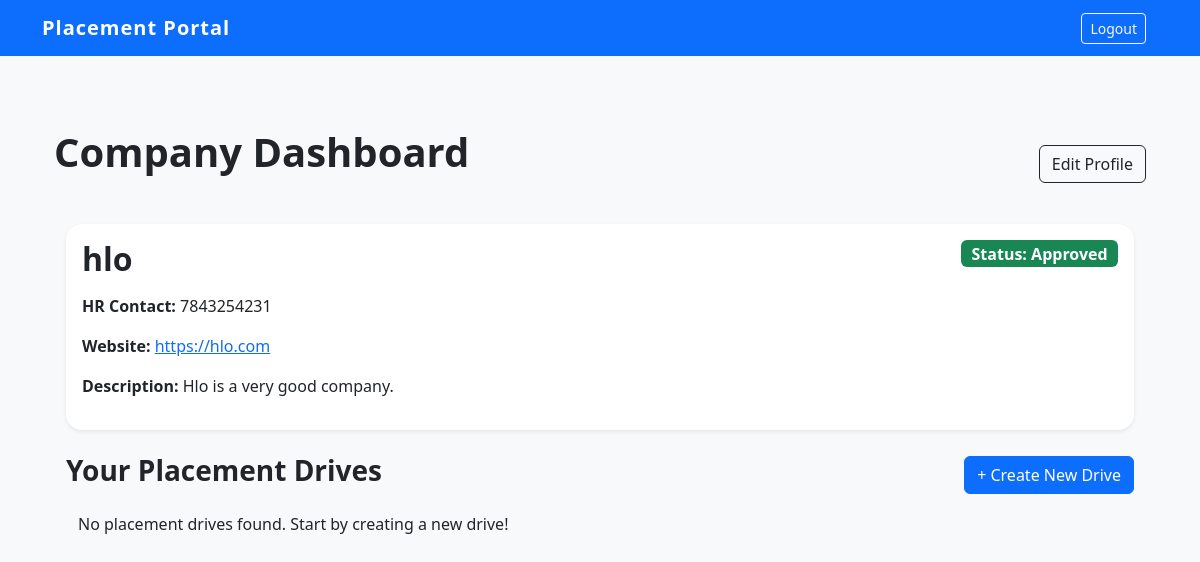
Page /company_dashboard (signed in) on the earlier database version.
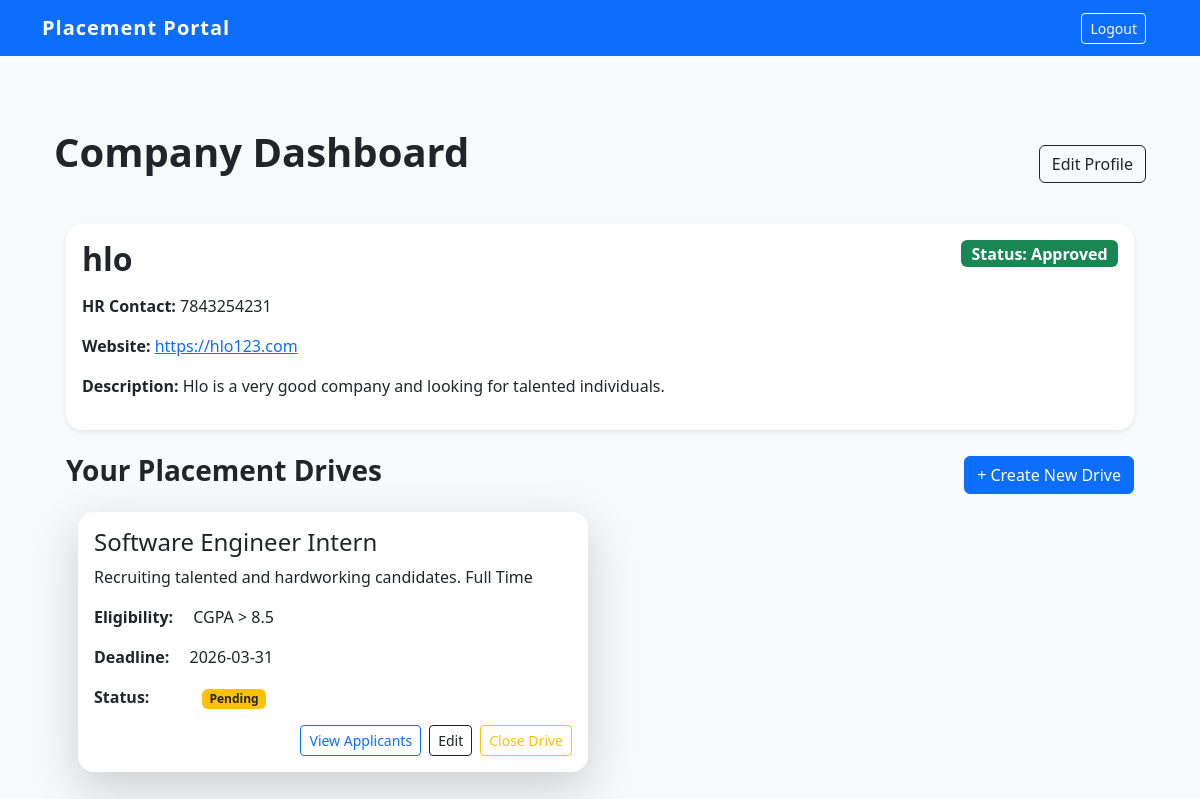
Same page on the later database version.
### models.py (models this page shows)
class Company(db.Model):
    id = db.Column(db.Integer, primary_key=True)
    name = db.Column(db.String(100), unique=True, nullable=False)
    email = db.Column(db.String(100), unique=True, nullable=False)
    password = db.Column(db.String(50), unique=True, nullable=False)
    website = db.Column(db.String(100))
    hr_contact = db.Column(db.String(15))
    description = db.Column(db.Text)
    status = db.Column(db.String(20), default='Pending')
    is_active = db.Column(db.Boolean, default=True)
    drives = db.relationship('PlacementDrive', backref='company', lazy=True, cascade="all, delete-orphan")

class PlacementDrive(db.Model):
    id = db.Column(db.Integer, primary_key=True)
    job_title = db.Column(db.String(100), nullable=False)
    description = db.Column(db.Text)
    eligibility= db.Column(db.Text)
    deadline = db.Column(db.String(20))
    status = db.Column(db.String(20), default='Pending')
    is_active = db.Column(db.Boolean, default=True)
    company_id = db.Column(db.Integer, db.ForeignKey('company.id'), nullable=False)
    applications = db.relationship('Application', backref='drive', lazy=True, cascade="all, delete-orphan")

### app.py (the view)
@app.route('/company_dashboard')
def company_dashboard():
    if session.get('role') != 'company':
        return redirect(url_for('login'))
    company_id = session.get('user_id')
    company = Company.query.get(company_id)
    drives = PlacementDrive.query.filter_by(company_id=company_id).all()
    return render_template('company/company_dashboard.html', company=company, drives=drives)

### app.py (called while the page is built)
@app.after_request
def add_header(response):
    response.headers['Cache-Control'] = 'no-store, no-cache, must-revalidate, post-check=0, pre-check=0, max-age=0'
    response.headers['Pragma'] = 'no-cache'
    response.headers['Expires'] = '-1'
    return response

### templates/company/company_dashboard.html
{% extends 'base.html' %}
{% block extra_nav %}
<div class = "container">
    <a href = "{{ url_for('logout') }}" class = "btn btn-outline-light btn-sm">Logout</a>
{% endblock %}
{% block content %}
<div class = "container-fluid py-4">
    <div class="d-flex justify-content-between align-items-center mb-4">
        <h1 class = "fw-bold mb-4">Company Dashboard</h1>
        <a href = "{{ url_for('edit_profile') }}" class = "btn btn-outline-dark">Edit Profile</a>
    </div>
    <div class = "container">
        <div class = "card mb-4 shadow-sm rounded-4">
            <div class = "card-body">
                <div class = "d-flex justify-content-between">
                    <div>
                        <h2 class = "fw-bold mb-3">{{ company.name }}</h2>
                        <p><strong>HR Contact:</strong> {{ company.hr_contact }}</p>
                        <p><strong>Website:</strong> <a href="{{ company.website }}" target="_blank">{{ company.website }}</a></p>
                        <p><strong>Description:</strong> {{ company.description }}</p>
                    </div>
                    <div class = "text-end">
                        <span class = "badge {% if company.status == 'Approved' %}bg-success{% else %}bg-danger mb-5{% endif %} fs-6">
                        Status: {{ company.status }}
                        </span>
                    </div>
                </div>
            </div>
        </div>
        <div class = "d-flex justify-content-between align-items-center mb-3">
            <h3 class = "fw-bold">Your Placement Drives</h3>
            {% if company.status == 'Approved' %}
                <a href = "{{ url_for('create_drive') }}" class = "btn btn-primary">+ Create New Drive</a>
            {% endif %}
        </div>
        <div class = "row">
            {% for drive in drives %}
                <div class = "col-md-6 mb-4">
                    <div class = "card shadow-lg rounded-4 h-100 p-3">
                        <h4 class = "card-title">{{ drive.job_title }}</h4>
                        <p class = "card-text text-truncate"> {{ drive.description }}</p>
                        <p><strong>Eligibility:</strong>
                            <span class = "ms-3 fs-7">{{ drive.eligibility }}</span>
                        </p>
                        <p><strong>Deadline:</strong>
                            <span class = "ms-3 fs-7">{{ drive.deadline }}</span>
                        </p>
                        <p><strong>Status:</strong> <span class = "badge {% if drive.status == 'Approved' %}bg-success{% elif drive.status == 'Pending' %}bg-warning text-dark{% else %}bg-danger{% endif %} ms-5 fs-7">
                            {{ drive.status }}
                            </span>
                        </p>
                        <div class = "d-flex justify-content-end">
                            <a href = "{{ url_for('view_applicants', drive_id = drive.id) }}" class = "btn btn-sm btn-outline-primary">View Applicants</a>
                            <a href = "{{ url_for('edit_drive', drive_id = drive.id) }}" class = "btn btn-sm btn-outline-dark ms-2">Edit</a>
                            <a href = "{{ url_for('toggle_drive_status', drive_id = drive.id) }}"
                                class = "btn btn-sm ms-2 {% if drive.status == 'Closed' %}btn-outline-primary{% else %}btn-outline-warning{% endif %}">
                                {% if drive.status == 'Closed' %}Re-open Drive{% else %}Close Drive{% endif %}
                            </a>
                        </div>
                    </div>
                </div>
            </div>
            {% else %}
                <p>No placement drives found. Start by creating a new drive!</p>
            {% endfor %}
        </div>
    </div>
</div>
{% endblock %}

### templates/base.html (shortened to what this page needs)
<!DOCTYPE html>
<html lang="en">
<head>
    <link href="https://cdn.jsdelivr.net/npm/bootstrap@5.3.0/dist/css/bootstrap.min.css" rel="stylesheet">
    <link rel="stylesheet" href="{{ url_for('static', filename='style.css') }}">
</head>
<body class = "bg-light">
    <nav class = "navbar navbar-expand-lg navbar-dark bg-primary">
        <div class = "container">
            <a class = "navbar-brand" href = "/">Placement Portal</a>
            <div class = "ms-auto">
                {% block extra_nav %}
                {% endblock %}
            </div>
        </div>
    </nav>
    <div class = "container mt-5">
        {% block content %}
        {% endblock %}
    </div>
</body>
</html>

### static/style.css (style rules this page uses)
:root { --primary-color: #0d6efd; --success-color: #198754; --error-red: #dc3545; }
body { font-family: 'Segoe UI', Tahoma, Geneva, Verdana, sans-serif; background-color: #f8f9fa; }
.row { margin: 0; }
.card { border: none; transition: transform 0.3s ease, box-shadow 0.3s ease; }
.navbar-brand { font-weight: bold; letter-spacing: 1px; }

Differences in the rows shown:
changed Company "hlo": website "https://hlo.com" → "https://hlo123.com"; description "Hlo is a very good company." → "Hlo is a very good company and looking for talented individuals."
added PlacementDrive: job_title "Software Engineer Intern", description "Recruiting talented and hardworking candidates. Full Time", eligibility "CGPA > 8.5", deadline "2026-03-31", status "Pending", shows "Close Drive"
Other differences:
text no longer shown: "No placement drives found. Start by creating a new drive!"
